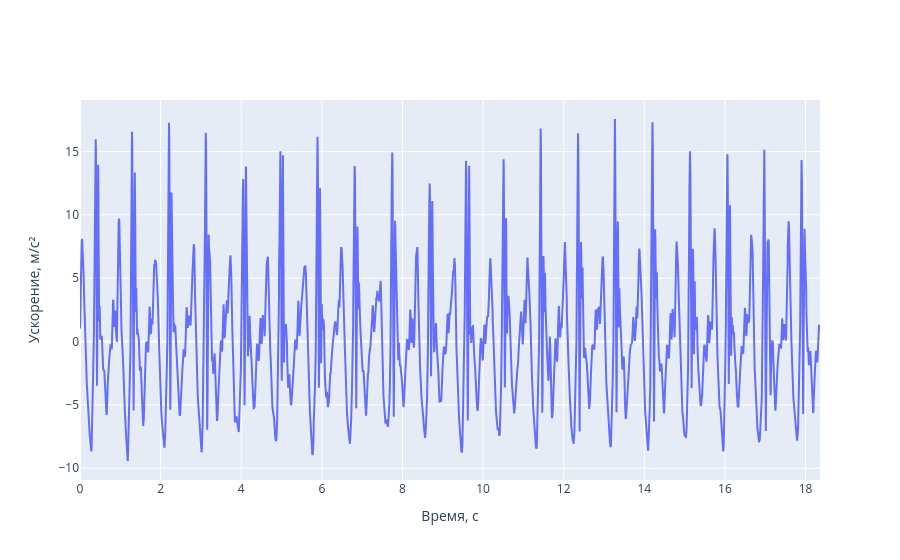

The cell this chart's notebook holds for it:
### Markdown cell above
## Запись ходьбы

### Code cell
start = 7009
n_samples = 459 * 20
sampling_rate = 500

data = pd.read_csv('data/long_walk_100_acc.csv', sep=';', decimal=',')
data = data.iloc[start:start + n_samples].reset_index(drop=True)
t_real = data['time'].to_numpy(dtype=float)
t_real = t_real - t_real[0]
frequency = len(data) / t_real[-1]
assert 480 < frequency < 520

axes = data[['X_value', 'Y_value', 'Z_value']].to_numpy()
x_acc = np.linalg.norm(axes, axis=1)
mean_acceleration = x_acc.mean()
x_acc -= mean_acceleration
t = np.linspace(0, t_real[-1], len(x_acc))

fig = go.Figure(go.Scatter(x=t, y=x_acc, mode='lines', name='Ускорение'))
fig.update_layout(xaxis_title='Время, с', yaxis_title='Ускорение, м/с²')
fig.show()
print(f'{len(x_acc)} отсчётов, {frequency:.2f} Гц')

### Figure 1 — Plotly figure (JSON) as saved in the notebook; plotly's stock layout.template omitted (floating-point values rounded to 4 significant figures; data arrays with more than 128 entries replaced by an {"elided": "..."} marker saying what was removed)
{"data": [{"mode": "lines", "name": "Ускорение", "type": "scatter", "x": {"elided": "9180 float values"}, "y": {"elided": "9180 float values"}}], "layout": {"xaxis": {"title": {"text": "Время, с"}}, "yaxis": {"title": {"text": "Ускорение, м/с²"}}}}
